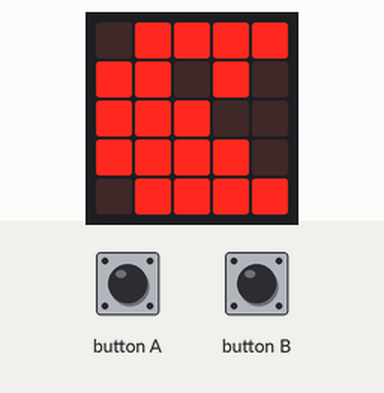
Recording of a program running on a simulated BBC micro:bit running MicroPython. Parts: the board's 5×5 LED display. Inputs (shaded band) come from the test bench.

Above: at 1.2 s.
1.3 s: button A pressed for 0.15 s
At 1.37 s:
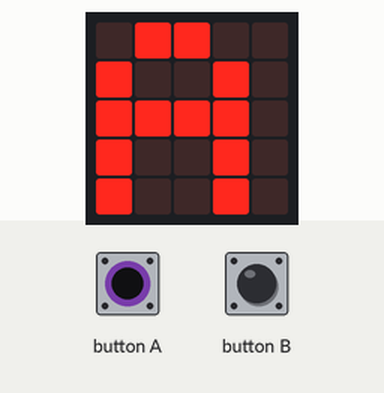
2.9 s: button B pressed for 0.15 s
At 2.97 s:
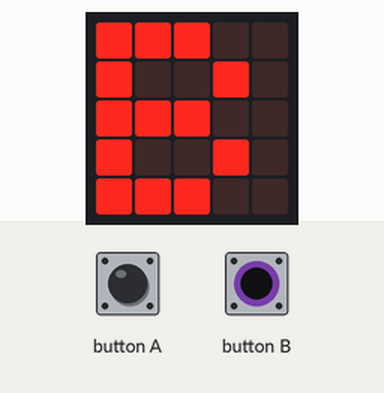
4.5 s: button B pressed for 3.2 s
9.2 s: button A pressed for 3.2 s
At 9.6 s:
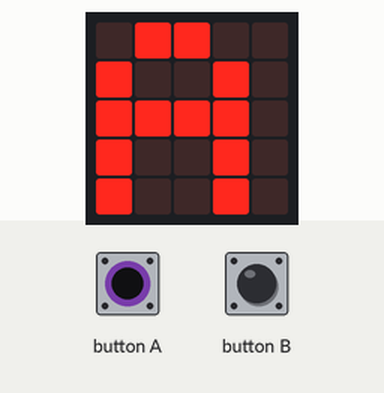
Timing chart, 0 to 12.2 s (numbered marks = the images above; inputs shaded):
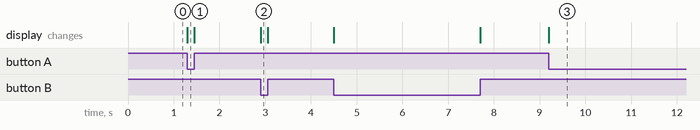

Measured:
- after the input at 1.3 s, the display: changes at once (image 1)
- after the input at 2.9 s, the display: changes at once (image 2)
- after the input at 9.2 s, the display: changes at once (image 3)

The program:

uP_-_16.80_-_button_test.py
```python
'''
 16.80 - Micro:bit with buttons

 This script demonstrates how to drive a small Neopixel bar with a
 Micro:bit and MicroPython.

 Beware: the Neopixel normally requires 5V for full brightness. If you are only
 using up to 2 or 3 of the pixels, you can safely power it with 3.3V from the
 Micro:bit.


 Components
 ----------
  - Micro:bit
  - Micro:bit breadboard breakout
  - Neopixel bar with 8 Neopixels
  -   Vcc to 3.3V
  -   GND to GND
  -   DIN to P0
  - Wires
  - Breadboard

 Documentation:
 * Buttons: https://microbit-micropython.readthedocs.io/en/v1.0.1/tutorials/buttons.html


 Course:
 MicroPython with the ESP32
 https://techexplorations.com

'''

from microbit import *

while True:
    if button_a.is_pressed():
        display.show("A")
    elif button_b.is_pressed():
        display.show("B")
    else:
        display.show(Image.PACMAN)

display.clear()
```
